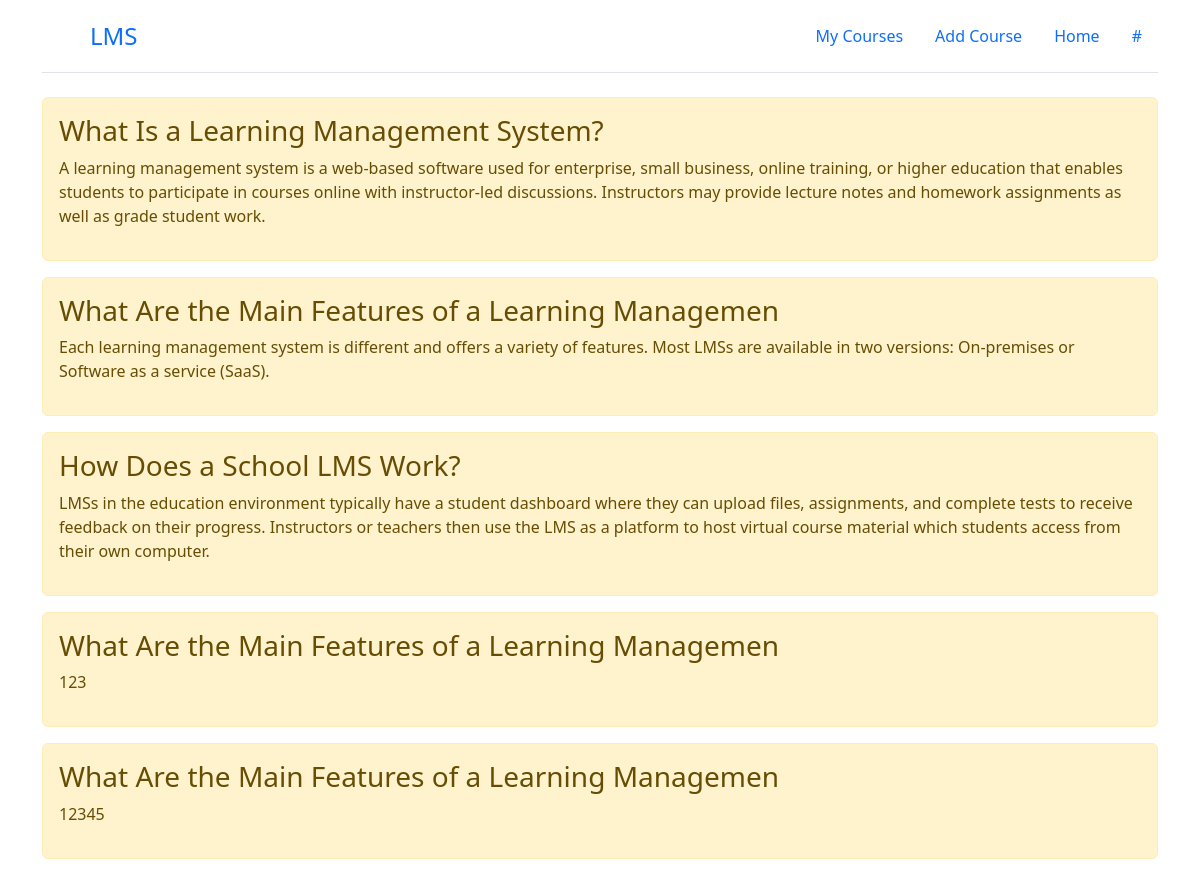
The page /course on the database its author committed.
### lmsapp/models.py (models this page shows, shortened)
class Task (models.Model):
    mainTitle = models.CharField('Title', max_length=50)
    mainContent = models.TextField('Opisanie')
    class Meta:
        verbose_name = 'Notes'
        verbose_name_plural = 'Note'

### lmsapp/views.py (the view)
# urls.py: path('course', views.course, name='course'),
def course(request):
    tasks = Task.objects.all()
    return render(request, 'lmsapp/course.html', {'title': 'Main Page Of Site', 'tasks': tasks})

### lmsapp/templates/lmsapp/course.html (shortened to what this page needs)
{% extends 'lmsapp/base.html' %}
{% block content %}
{% for el in tasks %}
    <div class="alert alert-warning mt-2">
      <h3>{{ el.mainTitle }}</h3>
      <p>{{el.mainContent}}</p>
    </div>
{% endfor %}
{%  endblock %}

### lmsapp/templates/lmsapp/base.html (shortened to what this page needs)
<!DOCTYPE html>
<html lang="ru">
<head>
    <link rel="stylesheet" href="https://cdn.jsdelivr.net/npm/bootstrap@5.2.3/dist/css/bootstrap.min.css">
</head>
<body>
<div class="container">
    <header class="d-flex flex-wrap justify-content-center py-3 mb-4 border-bottom">
      <a href="/" class="d-flex align-items-center mb-3 mb-md-0 me-md-auto link-body-emphasis text-decoration-none">
        <svg class="bi me-2" width="40" height="32"><use xlink:href="/"></use></svg>
        <span class="fs-4">LMS</span>
      </a>
      <ul class="nav nav-pills">
        <li class="nav-item"><a href="{% url 'course' %}" class="nav-link">My Courses</a></li>
        <li class="nav-item"><a href="{% url 'Add Course' %}" class="nav-link">Add Course</a></li>
        <li class="nav-item"><a href="{% url 'superAdminPage' %}" class="nav-link">Home</a></li>
        <li class="nav-item"><a href="{% url 'home' %}" class="nav-link">#</a></li>
      </ul>
    </header>
  </div>
  <div class = "container">
    {% block content %}{% endblock %}
  </div>
</body>
</html>

### rows shown on the page
Task: mainTitle "What Is a Learning Management System?", mainContent "A learning management system is a web-based software used for enterprise, small business, online training, or higher education that enables students to participate in courses online with instructor-led discussions. Instructors may provide lecture notes and homework assignments as well as grade student work."
Task: mainTitle "What Are the Main Features of a Learning Managemen", mainContent "Each learning management system is different and offers a variety of features. Most LMSs are available in two versions: On-premises or Software as a service (SaaS)."
Task: mainTitle "How Does a School LMS Work?", mainContent "LMSs in the education environment typically have a student dashboard where they can upload files, assignments, and complete tests to receive feedback on their progress. Instructors or teachers then use the LMS as a platform to host virtual course material which students access from their own computer."
Task: mainTitle "What Are the Main Features of a Learning Managemen", mainContent "123"
Task: mainTitle "What Are the Main Features of a Learning Managemen", mainContent "12345"
